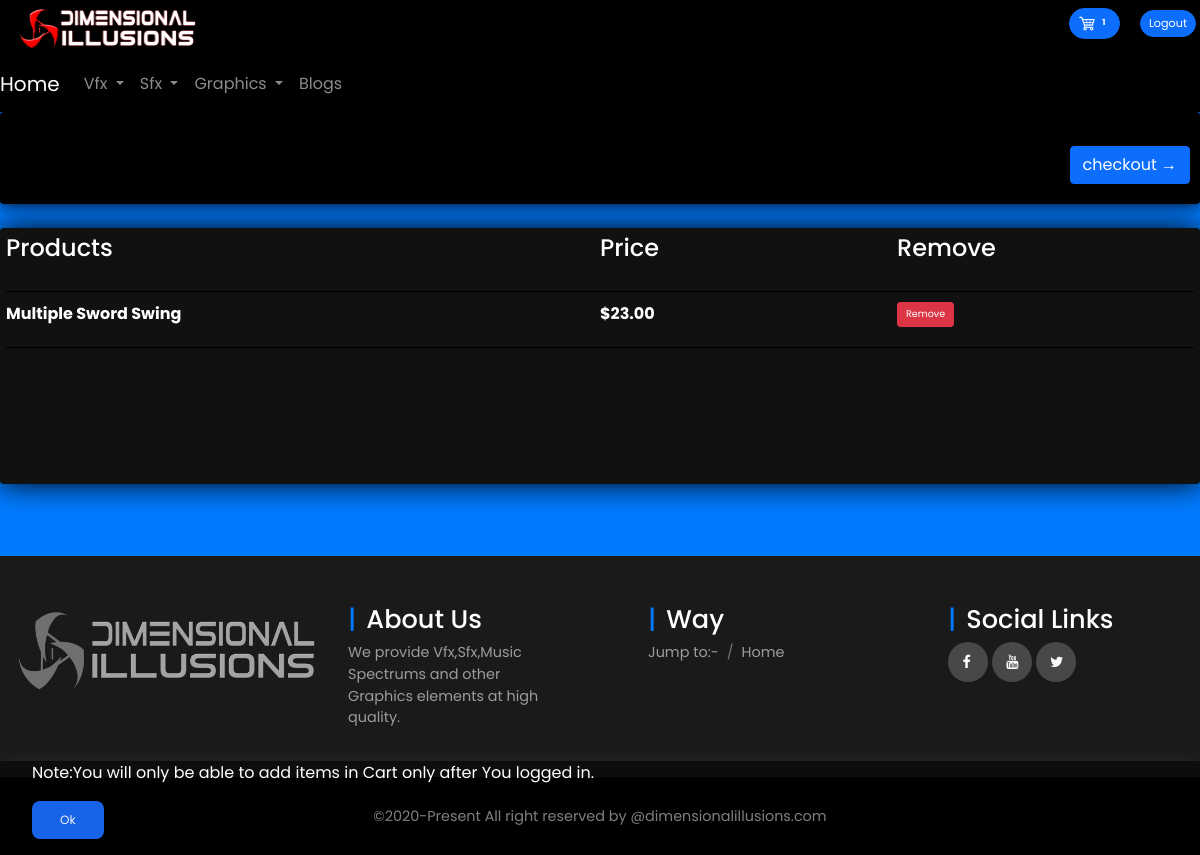
The app's page /user-cart/ (signed in) with its own data.
### Ehub/models.py (models this page shows, shortened)
class Order(models.Model):
    profile = models.ForeignKey(Profile, on_delete=models.CASCADE, null=True)
    date_ordered = models.DateTimeField(auto_now_add=True, null=True)
    complete = models.BooleanField(default=False, null=True, blank=False)
    transaction_id = models.CharField(max_length=200, null=True)
    discountcoupon = models.ForeignKey(
        DiscountCoupon, on_delete=models.SET_NULL, null=True, blank=True)
    @property
    def get_vfxproduct_items(self):
        orderpaidvfxproduct = self.orderpaidvfxproduct_set.all()
        total = sum([item.quantity for item in orderpaidvfxproduct])
        return total
    @property
    def get_sfxproduct_items(self):
        orderpaidsfxproduct = self.orderpaidsfxproduct_set.all()
        total = sum([item.quantity for item in orderpaidsfxproduct])
        return total
    @property
    def get_graphicsproduct_items(self):
        ordergraphicsproduct = self.orderpaidgraphicsproduct_set.all()
        total = sum([item.quantity for item in ordergraphicsproduct])
        return total
    @property
    def grand_totalquantity(self):
        total = self.get_sfxproduct_items + \
            self.get_vfxproduct_items+self.get_graphicsproduct_items
        return total

### Msfx/models.py (models this page shows, shortened)
class OrderPaidSfxProduct(models.Model):  #make more orderitem
	profile = models.ForeignKey(Profile, on_delete=models.CASCADE, blank=True, null=True)
	product = models.ForeignKey(PaidSfxProduct, on_delete=models.SET_NULL, blank=True, null=True)  #it's gonna give you what you actually define in  def__str___.....return self.name
	order = models.ForeignKey(Order, on_delete=models.CASCADE, blank=True, null=True)
	addtoDpage = models.ForeignKey(PurchasedProduct, on_delete=models.CASCADE, blank=True, null=True)
	quantity = models.IntegerField(default=0, null=True, blank=True)
	complete = models.BooleanField(default=False, null=True, blank=False)  #default is false which means unchecked box
	date_ordered = models.DateTimeField(auto_now_add=True,null=True)
	published_by=models.CharField(null=True,max_length=20)

class PaidSfxProduct(models.Model):
	name=models.CharField(null=True
						,verbose_name='Product name'
					   ,max_length=100)
	publisher= models.ForeignKey(Profile,on_delete=models.CASCADE,null=True)
	category=models.ForeignKey(SfxCategory,on_delete=models.SET_NULL
							   ,verbose_name='Sfx Category'
							   ,null=True)
	price = models.DecimalField(max_digits=5 #2 digits for 2 decimal places
                             	,help_text="You can set up price up to $999.99.This is the max price."
								,validators=[MinValueValidator(Decimal('0')),MaxValueValidator(Decimal('999.99'))]
								,decimal_places=2)
	setdiscount=models.ForeignKey(SetDiscount,on_delete=SET_NULL,null=True,blank=True)
	watermarkproduct = models.URLField(null=True)
	watermarkfreeproduct = models.URLField(null=True)
	date_published=models.DateTimeField(auto_now_add=True,null=True)
	@property
	def get_final_total(self):
		price = float(self.price)
		if not self.setdiscount:
				return self.price
		discount=float(self.setdiscount.discount/100)
		return  price-discount*price
	def __str__(self):
		return str(self.name)

### Ehub/views.py (the view)
# urls.py: path('user-cart/', views.YourCart, name="YourCart"),
def YourCart(request):
    if request.user.is_authenticated:
        getprofile = request.user.profile
        order, created = Order.objects.get_or_create(
            profile=getprofile, complete=False)
        rendervfxpaidproducts = order.orderpaidvfxproduct_set.all()
        rendersfxpaidproducts = order.orderpaidsfxproduct_set.all()
        rendergraphicspaidproducts = order.orderpaidgraphicsproduct_set.all()
    else:
        rendersfxpaidproducts = {}
        rendergraphicspaidproducts = {}
        rendervfxpaidproducts = {}
        order = {}
    context = {
        'rendervfxpaidproducts': rendervfxpaidproducts,
        'rendersfxpaidproducts': rendersfxpaidproducts,
        'rendergraphicspaidproducts': rendergraphicspaidproducts,
        'order': order,
    }
    return render(request, 'E-HUB/cart.html', context)

### templates/E-HUB/cart.html (shortened to what this page needs)
{% extends 'frontend_base.html' %}
{% load static %}
{% block body%}
	<div class="row g-0" style="background-color:#007bff ;">
		<div class="col-lg-12" style="color: white;">
			<div class="box-element" style="box-shadow:hsl(0, 0%, 0%)0 0 16px;
                 background-color:#000; border-radius:4px; padding :10px;">
				<br>
				<div>
					<a class="btn btn-primary"  style="float: right;" id="change-color" href="{% url 'Ehub:Checkout' %}">checkout &rarr;</a>
				</div>
				<br>
				<br>
			</div>
			<br class="gx-0">
			<div class="box-element" style="box-shadow:hsl(0, 0%, 1%) 0 0 30px;
                 background-color:#111111; border-radius:4px; padding :6px;">
				<div class="cart-row" style="display:flex; align-items:flex-stretch; margin-bottom:10px; padding-bottom:20px ;border-bottom: 1px solid black ;" >
					<div style="flex:2"><strong><h4>Products</h4></strong></div>
					<div style="flex:1"><strong><h4>Price</h4></strong></div>
					<div style="flex:1"><strong><h4>Remove</h4></strong></div>
				</div>
				{% for item in rendersfxpaidproducts %}
				<div class="cart-row" style="display:flex; align-items:flex-stretch; margin-bottom:10px; padding-bottom:20px ;border-bottom: 1px solid black ;" >
					<div style="flex:2"><strong>{{ item.product}}</strong></div>
					<div style="flex:1"><strong> ${{ item.product.get_final_total|floatformat:2}}</strong></div>
					<div style="flex:1"><span><button type="button" data-product="{{item.product}}"  data-poid="{{item.id}}" data-pubid="{{item.published_by}}"  data-action="rmvpdt" class="chg-quantity btn btn-sm btn-danger Sfx-cart">Remove</button></div>
				</div>
				{% endfor %}
				<br>
				<br>
				<br>
				<br>
				<br>
			</div>
			<br>
			<br>
			<br>
		</div>
	</div>
{% endblock body%}

### templates/frontend_base.html (shortened to what this page needs)
<!DOCTYPE html>
{% load static %}
<html>
<head>
  <link rel="stylesheet" href="{% static 'css/FrontendCheatsheet.css' %}">
  <link rel="stylesheet" href="{% static 'css/Frontend_Style.css' %}">
  <link rel="stylesheet" href="{% static 'css/FrontendColorProperties.css' %}">
  <link rel="stylesheet" href="https://pro.fontawesome.com/releases/v5.10.0/css/all.css"
 />
  <link rel="stylesheet" href="https://stackpath.bootstrapcdn.com/font-awesome/4.7.0/css/font-awesome.min.css">
</head>
<body>
  <header>
    <div class="banner" style="background-color: black; border: 4px solid black;">
      <div class="row g-0">
        <div class="col-4 col-md-2">
          <div class="card" style="background-color: black;">
            <img style="height: 46px;" src="{% static 'images/banner23.png' %}" alt="" loading="lazy">
          </div>
        </div>
        <div class="col-1 col-md-4"></div>
        <div class="col-7 col-md-6 pt-1">
          <div class="d-flex flex-row-reverse">
            <div class="" role="group" aria-label="Basic example">
              <button type="button" style="margin-right:1rem; border-radius: 1rem; " class="btn btn-primary btn-sm">
                <a href="{% url 'Ehub:YourCart' %}">
                  <img style="width:1.2rem; height: 1.3rem;" src="{% static 'images/carticon.png' %}"><span
                    class="badge " style="color: white;">{{order.grand_totalquantity}}</span>
                </a>
              </button>
              {% if request.user.is_authenticated %}
              <button type="button" style=" border-radius: 1rem;" id="showLogout" class="btn btn-primary btn-sm">
                <span><a style="text-decoration: none; color: white;" href="{% url 'Ehub:logout-user' %}"
                    style="color: white;">Logout</a></span>
              </button>
              {% else %}
              <button type="button" style="border-radius: 1rem;" id="showLogin" class="btn btn-primary btn-sm">
                <span><a style="text-decoration: none; color: white;" href="{% url 'Ehub:login-user' %}"
                    style="color: white;">Login</a></span>
              </button>
              {% endif %}
            </div>
          </div>
        </div>
      </div>
    </div>
    {% block head %}
    <div class="wrapper">
      <nav class="navbar   navbar-expand-lg navbar-dark bg-set">
        <a class="navbar-brand " href="{% url 'Ehub:home' %}">Home</a>
        <div class="collapse navbar-collapse" id="navbarNavDropdown">
          <ul class="navbar-nav">
            <li class="nav-item dropdown">
              <a class="nav-link  {% block ActivateVfx %}{% endblock %} dropdown-toggle" href="#"
                id="navbarDropdownMenuLink" role="button" data-bs-toggle="dropdown" aria-expanded="false">
                Vfx
              </a>
            </li>
            <li class="nav-item dropdown">
              <a class="nav-link  {% block ActivateSfx %}{% endblock %} dropdown-toggle" href="#"
                id="navbarDropdownMenuLink" role="button" data-bs-toggle="dropdown" aria-expanded="false">
                Sfx
              </a>
            </li>
            <li class="nav-item dropdown">
              <a class="nav-link  {% block ActivateGraphics %}{% endblock %} dropdown-toggle" href="#"
                id="navbarDropdownMenuLink" role="button" data-bs-toggle="dropdown" aria-expanded="false">
                Graphics
              </a>
            </li>
            <li class="nav-item">
              <a class="nav-link {% block ActivateBlogs %}{% endblock %}" href="{% url 'Eblog:blogs' %}">Blogs</a>
            </li>
          </ul>
        </div>
      </nav>
    </div>
  </header>
  {% endblock %}
  {% block body %}{% endblock %}
  <div class="cookie-container">
    <p>
      Note:You will only be able to add items in Cart only after You logged in.
    </p>
    <button class="cookie-btn">
      Ok
    </button>
  </div>
  <footer>
    <div class="footer-elements">
      <div class="row g-0">
        <div class="col-md-3 col-sm-6 col-xm-3 segment-one">
          <img src="{% static 'images/grey scal banner.png' %} " style=" height:12rem;">
        </div>
        <div class="col-md-3 col-sm-6 col-xm-12 segment-two p-5">
          <h2>About Us</h2>
          <p class="mb-0" style="color: rgb(156, 156, 156);text-decoration: none;">We provide Vfx,Sfx,Music Spectrums
            and other Graphics elements at high quality.</p>
        </div>
        <div class="col-md-3 col-sm-6 col-xm-12 segment-three p-5">
          <h2>Way</h2>
          <nav aria-label="breadcrumb">
            <ol class="breadcrumb">
              <li class="breadcrumb-item active" style="color: rgb(156, 156, 156);" aria-current="page">Jump to:-</li>
              <li class="breadcrumb-item active" aria-current="page"><a
                  style="color: rgb(156, 156, 156);text-decoration: none;" href="{% url 'Ehub:home' %}">Home</a></li>
            </ol>
          </nav>
        </div>
        <div class="col-md-3 col-sm-6 col-xm-12 segment-four p-5">
          <h2>Social Links</h2>
          <a href="https://www.facebook.com/Dimensional-illusions-100247375484205" target="_blank"><i
              class="fa fa-facebook"></i></a>
          <a href="https://www.youtube.com/channel/UCG8JsDfV6GkElowMSp-gzSg" target="_blank"><i
              class="fa fa-youtube"></i></a>
          <a href="https://twitter.com/DimensionalIlu1" target="_blank"><i class="fa fa-twitter"></i></a>
        </div>
      </div>
    </div>
    <p class="footer-text mb-0 p-4" style="background-color: black;"> ©2020-Present All right reserved by
      @dimensionalillusions.com </p>
  </footer>
</body>
</html>

### static/css/Frontend_Style.css (style rules this page uses)
.row button { font-size: .6rem; }
button a { font-size: .7rem; }
h2 { color: white; }
.footer-elements { font-size: .9rem; background: #1a1a1a!important; }
.footer-elements h2 { font-size: 1.6rem; }
.footer-text { font-size: .9rem; color: white; }
.segment-two h2 { color: #fff; }
.segment-three h2 { color: #fff; }
.segment-four h2 { color: #fff; }
.segment-two h2:before { content: '|'; color: #007bff; padding-right: 10px; }
.segment-four a { width: 40px; height: 40px; background: #494848; display: inline-block; border-radius: 50%; }
.segment-four i { color: #fff; padding: 0.9rem; margin-top: -0.1rem; }
.segment-four h2:before { content: '|'; color: #007bff; padding-right: 10px; }
.segment-three h2:before { content: '|'; color: #007bff; padding-right: 10px; }
.footer-text { text-align: center; line-height: 30px; background-color: black; font-family: 'Poppins'; }

### static/css/FrontendColorProperties.css (style rules this page uses)
p { color: white; }
* { font-family: 'Poppins'; }
li { list-style-type: none; text-decoration: none; }
.bg-set { background-color: #000000; color: white; }
ul li a { color: white; }
.bg-set .navbar-brand, .bg-set .navbar-text { color: rgb(255, 255, 255); }
* { margin: 0; padding: 0; box-sizing: border-box; font-family: 'Poppins', sans-serif; }
.cookie-container { position: fixed; bottom: -100%; left: 0; right: 0; background: rgba(0, 0, 0, 0.5); color: #f5f6fa; padding: 0 32px; box-shadow: 0 -2px 16px rgba(47, 54, 64, 0.39); transition: 400ms; }
.cookie-container.active { bottom: 0; }
.cookie-btn { background: #1864e8; border: 0; color: #f5f6fa; padding: 10px 28px; font-size: 12px; margin-bottom: 16px; border-radius: 8px; cursor: pointer; }

### templates/frontend_base.html (style rules this page uses)
.wrapper { background-color: #111111; color: antiquewhite; position: relative; }

### records on screen
Order: grand_totalquantity "1"
OrderPaidSfxProduct: product "Multiple Sword Swing", product.get_final_total "23.00"
